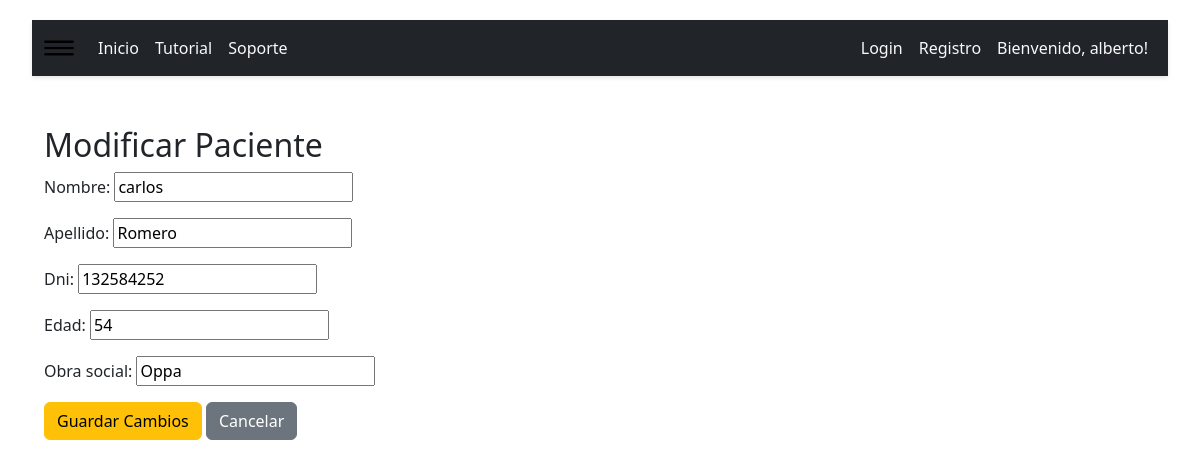
/modificar-paciente/1/ (signed in), run on the app's committed database.
### GestionPacientes/models.py (models this page shows, shortened)
class Paciente(models.Model):
    usuario = models.ForeignKey(User, on_delete=models.CASCADE, related_name='pacientes')
    nombre = models.CharField(max_length=100)
    apellido = models.CharField(max_length=100)
    dni = models.CharField(max_length=100, unique=True)  # DNI único por paciente
    edad = models.PositiveIntegerField()
    obra_social = models.CharField(max_length=100, blank=True, null=True)

### GestionPacientes/views.py (the view)
# urls.py: path('modificar-paciente/<int:id>/', modificar_paciente, name='modificar_paciente'),
def modificar_paciente(request, id):
    paciente = get_object_or_404(Paciente, id=id, usuario=request.user)
    if request.method == 'POST':
        form = PacienteForm(request.POST, instance=paciente)
        if form.is_valid():
            form.save()
            return redirect('lista_pacientes')  # Redirigir a la lista de pacientes
    else:
        form = PacienteForm(instance=paciente)
    return render(request, 'modificar_paciente.html', {
        'form': form,
    })

### GestionPacientes/forms.py
class PacienteForm(forms.ModelForm):
    class Meta:
        model = Paciente
        fields = ['nombre', 'apellido', 'dni', 'edad', 'obra_social']

### GestionPacientes/templates/modificar_paciente.html (shortened to what this page needs)
{% extends 'home.html' %}
{% block content %}
<div class="container mt-5">
    <h2>Modificar Paciente</h2>
    <form method="post">
        {{ form.as_p }}
        <button type="submit" class="btn btn-warning">Guardar Cambios</button>
        <a href="{% url 'lista_pacientes' %}" class="btn btn-secondary">Cancelar</a>
    </form>
</div>
{% endblock %}

### GestionPacientes/templates/home.html (shortened to what this page needs)
<!DOCTYPE html>
<html lang="es">
<head>
    <link href="https://cdn.jsdelivr.net/npm/bootstrap@5.3.0/dist/css/bootstrap.min.css" rel="stylesheet">
    <link href="https://cdn.jsdelivr.net/npm/bootstrap@5.3.3/dist/css/bootstrap.min.css" rel="stylesheet">
{% load static %}
<link rel="stylesheet" type="text/css" href="{% static 'css/bootstrap.min.css' %}">
</head>
{% load static %}
<body>
<div class="container-fluid">
    <div class="content">
        <nav class="navbar navbar-expand-lg  bg-dark text-light  ">
          <div class="container-fluid ">
            <img class="navbar-brand" src="{% static 'images/menu.png' %}" type="button" class="img-fluid p-1 mt-5 rounded " alt="..." width="30" height="30" data-bs-toggle="offcanvas" data-bs-target="#offcanvasWithBothOptions">
            <div class="collapse navbar-collapse" id="navbarNav">
                <ul class="navbar-nav">
                    <li class="nav-item "><a class="nav-link text-light" href="{% url 'home' %}">Inicio</a></li>
                    <li class="nav-item"><a class="nav-link text-light" href="#">Tutorial</a></li>
                    <li class="nav-item"><a class="nav-link text-light" href="">Soporte</a></li>
                    </ul>
                <ul class="navbar-nav ms-auto">
                    <li class="nav-item "><a class="nav-link text-light" href="{% url 'account_login' %}">Login</a></li>
                    <li class="nav-item "><a class="nav-link text-light" href="{% url 'account_signup' %}">Registro</a></li>
                    <li class="nav-item "><a class="nav-link text-light" href="#">Bienvenido, {{ user.username }}!</a></li>
                </ul>
            </div>
        </div>
          </nav>
        <div style="margin-top: 50px;">
            {%block content%}
            {%endblock %}
        </div>
    </div>
</div>
</body>
</html>

### GestionPacientes/templates/home.html (style rules this page uses)
body { display: flex; }
.content { flex-grow: 1; background-color: white; min-height: 100vh; padding: 20px; }
.navbar { position: fixed; width: 100%; top: 0; right: 0; background-color: white; padding: 10px; box-shadow: 0 2px 4px rgba(0, 0, 0, 0.1); }

### data on the page
Paciente: nombre "carlos", apellido "Romero", dni "132584252", edad "54", obra_social "Oppa"

### other printed values
{{ user.username }} "alberto"
